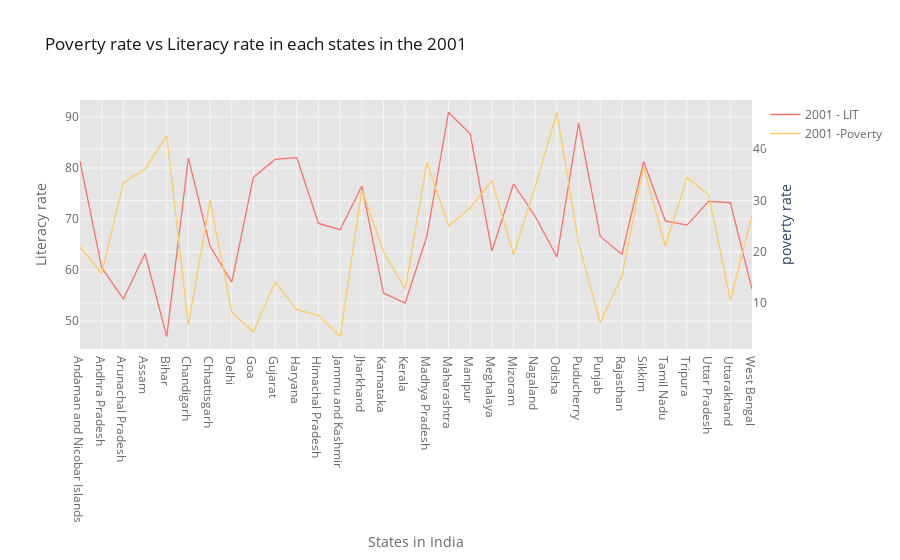

Write notebook code for a chart like this one.
### Code cell
#plotting Poverty rate vs Literacy rate in 2001

pov_lit_rate_2001 = df1[['States_Union Territories','2001 -Poverty','2001 - LIT']]

pov_lit_rate_2001.iplot(kind='line',x='States_Union Territories',y='2001 - LIT',secondary_y='2001 -Poverty',secondary_y_title='poverty rate',
                        colors=['#ff6f69','#ffcc5c'],title='Poverty rate vs Literacy rate in each states in the 2001',
                        xTitle='States in India',yTitle='Literacy rate')

### Figure 1 — Plotly figure (JSON) as saved in the notebook; plotly's stock layout.template omitted (floating-point values rounded to 4 significant figures)
{"data": [{"line": {"color": "rgba(255, 111, 105, 1.0)", "dash": "solid", "shape": "linear", "width": 1.3}, "mode": "lines", "name": "2001 - LIT", "text": "", "type": "scatter", "x": ["Andaman and Nicobar Islands", "Andhra Pradesh", "Arunachal Pradesh", "Assam", "Bihar", "Chandigarh", "Chhattisgarh", "Delhi", "Goa", "Gujarat", "Haryana", "Himachal Pradesh", "Jammu and Kashmir", "Jharkhand", "Karnataka", "Kerala", "Madhya Pradesh", "Maharashtra", "Manipur", "Meghalaya", "Mizoram", "Nagaland", "Odisha", "Puducherry", "Punjab", "Rajasthan", "Sikkim", "Tamil Nadu", "Tripura", "Uttar Pradesh", "Uttarakhand", "West Bengal"], "y": [81.3, 60.47, 54.34, 63.25, 47, 81.94, 64.66, 57.63, 78.18, 81.67, 82.01, 69.14, 67.91, 76.48, 55.52, 53.56, 66.6, 90.86, 86.66, 63.74, 76.88, 70.5, 62.56, 88.8, 66.59, 63.08, 81.24, 69.65, 68.81, 73.45, 73.19, 56.27]}, {"line": {"color": "rgba(255, 204, 92, 1.0)", "dash": "solid", "shape": "linear", "width": 1.3}, "mode": "lines", "name": "2001 -Poverty", "text": "", "type": "scatter", "x": ["Andaman and Nicobar Islands", "Andhra Pradesh", "Arunachal Pradesh", "Assam", "Bihar", "Chandigarh", "Chhattisgarh", "Delhi", "Goa", "Gujarat", "Haryana", "Himachal Pradesh", "Jammu and Kashmir", "Jharkhand", "Karnataka", "Kerala", "Madhya Pradesh", "Maharashtra", "Manipur", "Meghalaya", "Mizoram", "Nagaland", "Odisha", "Puducherry", "Punjab", "Rajasthan", "Sikkim", "Tamil Nadu", "Tripura", "Uttar Pradesh", "Uttarakhand", "West Bengal"], "xaxis": "x", "y": [20.99, 15.77, 33.47, 36.09, 42.6, 5.75, 30, 8.23, 4.4, 14.07, 8.74, 7.63, 3.48, 32, 20.04, 12.72, 37.43, 25.02, 28.54, 33.87, 19.47, 32.67, 47.15, 21.67, 6.16, 15.28, 36.55, 21.12, 34.44, 31.15, 10.56, 27.02], "yaxis": "y2"}], "layout": {"legend": {"bgcolor": "#FFFFFF", "font": {"color": "#666666"}}, "paper_bgcolor": "#FFFFFF", "plot_bgcolor": "#E5E5E5", "title": {"font": {"color": "#151516"}, "text": "Poverty rate vs Literacy rate in each states in the 2001"}, "xaxis": {"gridcolor": "#F6F6F6", "showgrid": true, "tickfont": {"color": "#666666"}, "title": {"font": {"color": "#666666"}, "text": "States in India"}, "zerolinecolor": "#F6F6F6"}, "yaxis": {"gridcolor": "#F6F6F6", "showgrid": true, "tickfont": {"color": "#666666"}, "title": {"font": {"color": "#666666"}, "text": "Literacy rate"}, "zerolinecolor": "#F6F6F6"}, "yaxis2": {"anchor": "x", "gridcolor": "#F6F6F6", "overlaying": "y", "showgrid": true, "side": "right", "tickfont": {"color": "#666666"}, "title": {"text": "poverty rate"}, "zerolinecolor": "#F6F6F6"}}}
